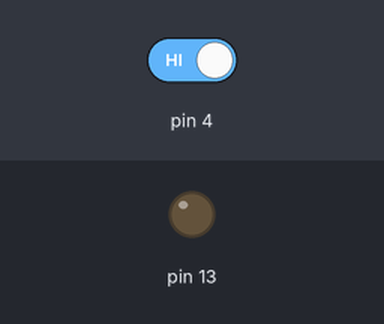
The sketch below on a simulated Arduino Uno, built with avr-gcc and run on an emulated ATmega328P. Parts: output pins drawn as LEDs (lit = HIGH). The test bench sets the inputs (shaded band); at power-on: pin 4 HIGH.

Above: at 1.2 s.
1.3 s: pin 4 driven LOW
At 2.5 s:
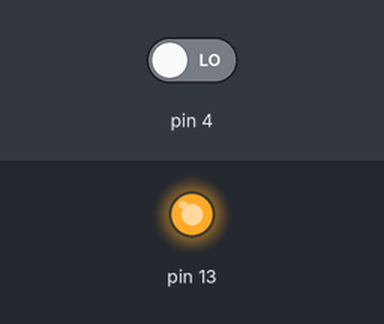
2.8 s: pin 4 driven HIGH
At 3.9 s:
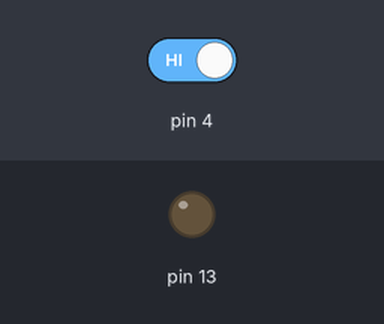
Timing chart, 0 to 5.8 s (numbered marks = the images above; inputs shaded):
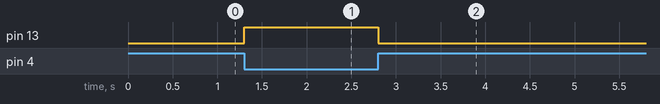

The sketch:

brave_wluff_esboo1.ino
```cpp
// C++ code
//

void setup()
{
  pinMode(13, OUTPUT);
  pinMode(4,INPUT);
}

int var;
void loop()
{
  var=digitalRead(4);
  if (var==0){

    digitalWrite(13,HIGH);
  }
  else
    digitalWrite(13,LOW);

  }
```

Measured:
- after the input at 1.3 s, pin 13: LOW → HIGH at once
- after the input at 2.8 s, pin 13: HIGH → LOW at once
